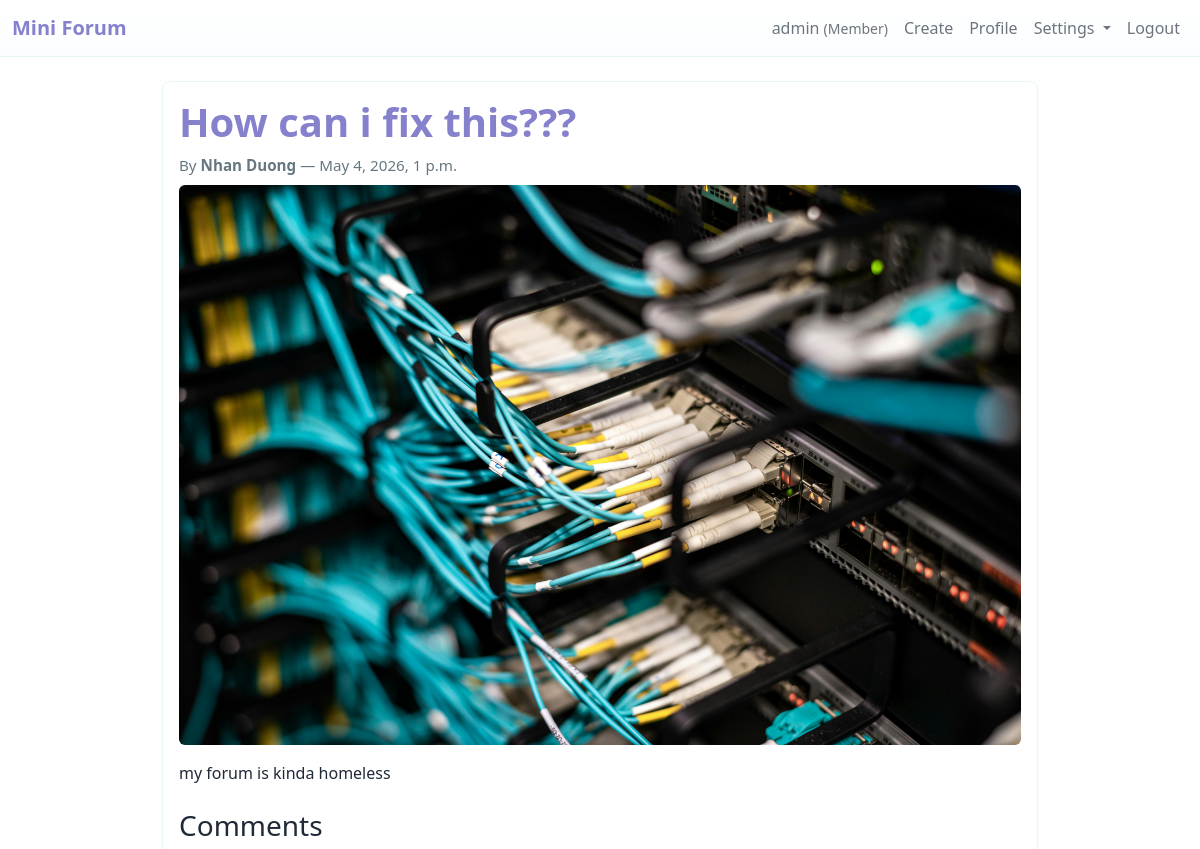
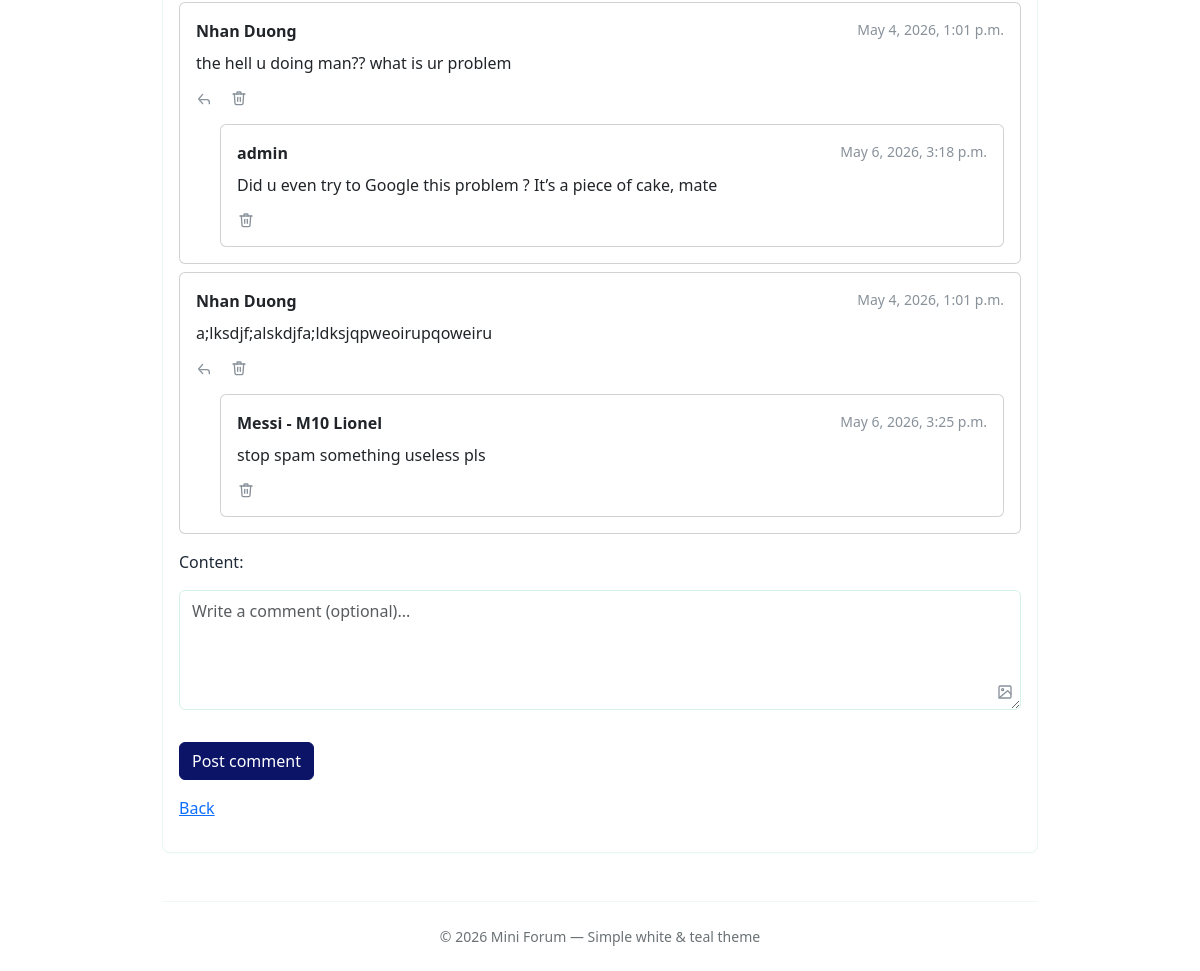
The page /threads/15/ (signed in) on the database its author committed (2 pictures, top to bottom).
### forum/models.py (models this page shows, shortened)
class User(AbstractUser):
    ROLE_GUEST = "guest"
    ROLE_MEMBER = "member"
    ROLE_MODERATOR = "moderator"
    ROLE_ADMIN = "admin"
    ROLE_CHOICES = [
        (ROLE_GUEST, "Guest"),
        (ROLE_MEMBER, "Member"),
        (ROLE_MODERATOR, "Moderator"),
        (ROLE_ADMIN, "Admin"),
    ]
    role = models.CharField(max_length=16, choices=ROLE_CHOICES, default=ROLE_MEMBER)
    avatar = models.ImageField(upload_to="avatars/", null=True, blank=True)
    bio = models.TextField(max_length=500, blank=True, default="")
    class Meta:
        db_table = "auth_user"
        verbose_name = "User"
        verbose_name_plural = "Users"
    def get_display_name(self):
        if self.first_name and self.last_name:
            return f"{self.first_name} {self.last_name}"
        elif self.first_name:
            return self.first_name
        return self.username
    def __str__(self):
        return self.get_display_name()

class Thread(models.Model):
    STATUS_PUBLISHED = "published"
    STATUS_HIDDEN = "hidden"
    STATUS_DELETED = "deleted"
    STATUS_CHOICES = [
        (STATUS_PUBLISHED, "Published"),
        (STATUS_HIDDEN, "Hidden"),
        (STATUS_DELETED, "Deleted"),
    ]
    title = models.CharField(max_length=255)
    content = models.TextField()
    author = models.ForeignKey(
        settings.AUTH_USER_MODEL, on_delete=models.CASCADE, related_name="threads"
    )
    status = models.CharField(
        max_length=16, choices=STATUS_CHOICES, default=STATUS_PUBLISHED
    )
    created_at = models.DateTimeField(default=timezone.now)
    updated_at = models.DateTimeField(auto_now=True)
    image = models.ImageField(upload_to="threads/", null=True, blank=True)

class Comment(models.Model):
    STATUS_PUBLISHED = "published"
    STATUS_HIDDEN = "hidden"
    STATUS_DELETED = "deleted"
    STATUS_CHOICES = [
        (STATUS_PUBLISHED, "Published"),
        (STATUS_HIDDEN, "Hidden"),
        (STATUS_DELETED, "Deleted"),
    ]
    thread = models.ForeignKey(
        Thread, on_delete=models.CASCADE, related_name="comments"
    )
    author = models.ForeignKey(
        settings.AUTH_USER_MODEL, on_delete=models.CASCADE, related_name="comments"
    )
    content = models.TextField()
    image = models.ImageField(upload_to="comments/", null=True, blank=True)
    status = models.CharField(
        max_length=16, choices=STATUS_CHOICES, default=STATUS_PUBLISHED
    )
    created_at = models.DateTimeField(default=timezone.now)
    updated_at = models.DateTimeField(auto_now=True)
    parent = models.ForeignKey(
        "self", null=True, blank=True, related_name="replies", on_delete=models.CASCADE
    )

### forum/views.py (the view)
# urls.py: path("threads/<int:thread_id>/", views.thread_detail, name="detail"),
def thread_detail(request, thread_id):
    thread = get_object_or_404(Thread, pk=thread_id)
    if thread.status == Thread.STATUS_DELETED:
        return HttpResponseForbidden("Thread not available")
    if not can_view_thread(request.user, thread):
        return HttpResponseForbidden("You cannot view this thread")
    comments = thread.comments.filter(
        status=Comment.STATUS_PUBLISHED, parent__isnull=True
    ).order_by("created_at")
    reply_to = request.GET.get("reply_to")
    try:
        reply_to = int(reply_to) if reply_to else None
    except (TypeError, ValueError):
        reply_to = None
    if request.method == "POST":
        if not request.user.is_authenticated or not can_create_comment(request.user):
            return redirect("login")
        form = CommentForm(request.POST, request.FILES)
        if form.is_valid():
            comment = form.save(commit=False)
            comment.thread = thread
            comment.author = request.user
            parent_id = request.POST.get("parent_id")
            if parent_id:
                parent = Comment.objects.filter(pk=parent_id).first()
                if parent:
                    comment.parent = parent
            if not form.cleaned_data.get("content") and not form.cleaned_data.get(
                "image"
            ):
                form.add_error(None, "Vui lòng nhập nội dung hoặc tải ảnh.")
            else:
                comment.save()
                log_activity(
                    request.user,
                    ActivityLog.ACTION_COMMENT_CREATE,
                    "comment",
                    comment.id,
                )
                messages.success(request, "Bình luận thành công!")
                return redirect("forum:detail", thread_id=thread.id)
    else:
        form = CommentForm()
    for c in comments:
        c.replies_qs = c.replies.filter(status=Comment.STATUS_PUBLISHED).order_by(
            "created_at"
        )
    return render(
        request,
        "forum/detail.html",
        {"thread": thread, "comments": comments, "form": form, "reply_to": reply_to},
    )

### forum/forms.py
class CommentForm(forms.ModelForm):
    class Meta:
        model = Comment
        fields = ["content", "image"]
        widgets = {
            "content": forms.Textarea(
                attrs={
                    "class": "form-control",
                    "rows": 3,
                    "placeholder": "Write a comment (optional)...",
                }
            ),
        }
    def __init__(self, *args, **kwargs):
        super().__init__(*args, **kwargs)
        self.fields["content"].required = False

### forum/permissions.py (called while the page is built)
def can_view_thread(user, thread):
    if thread.status == "published":
        return True
    if thread.status in ["hidden", "deleted"]:
        return user.is_authenticated and (thread.author == user or is_moderator(user))
    return False

### forum/templates/forum/detail.html (shortened to what this page needs)
<!doctype html>
{% extends 'base.html' %}
{% block content %}
  <div class="mb-3">
    <div class="d-flex align-items-start">
      <h1 class="thread-title me-3">{{ thread.title }}</h1>
    </div>
    <div class="thread-meta mb-2">By <strong>{{ thread.author }}</strong> — {{ thread.created_at }}</div>
    {% if thread.image %}
      <div class="mb-3">
        <img src="{{ thread.image.url }}" alt="thread image" class="img-fluid rounded">
      </div>
    {% endif %}
    <div class="mb-4">{{ thread.content }}</div>
  </div>
  <h3>Comments</h3>
  <div class="mb-3">
    {% for c in comments %}
      <div class="card mb-2">
        <div class="card-body">
          <div class="d-flex justify-content-between align-items-start">
            <div><strong>{{ c.author }}</strong></div>
            <small class="small-muted">{{ c.created_at }}</small>
          </div>
          <div class="mt-2">{{ c.content }}</div>
          <div class="mt-2 d-flex align-items-center comment-actions">
            <a href="?reply_to={{ c.id }}#reply-area-{{ c.id }}" class="reply-toggle small-muted" data-id="{{ c.id }}" aria-label="Reply">
              <svg class="icon-svg" viewBox="0 0 24 24" width="16" height="16" fill="none" stroke="currentColor" stroke-width="2" stroke-linecap="round" stroke-linejoin="round"><polyline points="10 19 4 12 10 5"></polyline><path d="M20 19v-2a4 4 0 0 0-4-4H7"></path></svg>
            </a>
            {% if user.is_authenticated %}
              {% if c.author == user or user.is_superuser %}
                <form method="post" action="{% url 'forum:delete_comment' c.id %}" class="d-inline ms-3">{% csrf_token %}
                  <button type="submit" class="btn btn-sm btn-link text-danger p-0" aria-label="Delete comment">
                  </button>
                </form>
              {% endif %}
            {% endif %}
          </div>
          {% for reply in c.replies_qs %}
            <div class="card mt-3 ms-4">
              <div class="card-body">
                <div class="d-flex justify-content-between">
                  <div><strong>{{ reply.author }}</strong></div>
                  <small class="small-muted">{{ reply.created_at }}</small>
                </div>
                <div class="mt-2">{{ reply.content }}</div>
                <div class="mt-2">
                  {% if user.is_authenticated %}
                    {% if reply.author == user or user.is_superuser %}
                      <form method="post" action="{% url 'forum:delete_comment' reply.id %}" class="d-inline">{% csrf_token %}
                        <button type="submit" class="btn btn-sm btn-link text-danger p-0" aria-label="Delete reply">
                        </button>
                      </form>
                    {% endif %}
                  {% endif %}
                </div>
              </div>
            </div>
          {% endfor %}
        </div>
      </div>
    {% empty %}
      <div class="list-group-item">No comments</div>
    {% endfor %}
  </div>
  {% if user.is_authenticated %}
    <form id="comment-form" method="post" enctype="multipart/form-data">{% csrf_token %}
      <div class="mb-3">{{ form.content.label_tag }}</div>
      <div class="mb-3 textarea-with-icon position-relative">
        {{ form.content }}
        <a href="javascript:void(0)" id="main-image-trigger" class="image-trigger textarea-icon small-muted" aria-label="Add image">
          <svg class="icon-svg" viewBox="0 0 24 24" width="18" height="18" fill="none" stroke="currentColor" stroke-width="2" stroke-linecap="round" stroke-linejoin="round"><rect x="3" y="3" width="18" height="18" rx="2" ry="2"></rect><circle cx="8.5" cy="8.5" r="1.5"></circle><path d="M21 15l-5-5L3 21"></path></svg>
        </a>
      </div>
      <button class="btn btn-primary" type="submit">Post comment</button>
    </form>
  {% else %}
    <p><a href="/accounts/login/">Login to comment</a></p>
  {% endif %}
  <p class="mt-3"><a href="{% url 'forum:index' %}">Back</a></p>
{% endblock %}

### forum/templates/base.html (shortened to what this page needs)
<!doctype html>
<html>
    <head>
        {% load static %}
        <link
            href="https://cdn.jsdelivr.net/npm/bootstrap@5.3.2/dist/css/bootstrap.min.css"
            rel="stylesheet"
        />
        <link href="{% static 'forum/theme.css' %}" rel="stylesheet" />
    </head>
    <body>
        <nav class="navbar navbar-expand-lg">
            <div class="container-fluid">
                <a class="navbar-brand" href="/">Mini Forum</a>
                <div class="collapse navbar-collapse" id="navMain">
                    <ul class="navbar-nav ms-auto align-items-center">
                        {% if user.is_authenticated %}
                            <li class="nav-item">
                                <span class="nav-link">
                                    {{ user.first_name|default:user.username }}
                                    <small>({{ user.get_role_display }})</small>
                                </span>
                            </li>
                            {% if user.role == 'member' or user.role == 'moderator' or user.role == 'admin' %}
                            <li class="nav-item">
                                <a class="nav-link" href="/threads/create/">Create</a>
                            </li>
                            {% endif %}
                            <li class="nav-item">
                                <a class="nav-link" href="{% url 'forum:user_profile' user.username %}">Profile</a>
                            </li>
                            <li class="nav-item dropdown">
                                <a class="nav-link dropdown-toggle" href="#" id="settingsDropdown" role="button" data-bs-toggle="dropdown" aria-expanded="false">
                                    Settings
                                </a>
                            </li>
                            <li class="nav-item">
                                <a class="nav-link" href="/accounts/logout/">Logout</a>
                            </li>
                        {% endif %}
                    </ul>
                </div>
            </div>
        </nav>
        <main class="container mt-4">
            <div class="card-soft">
                {% block content %}{% endblock %}
            </div>
            <footer class="site-footer text-center">
                <small class="d-block">&copy; {% now "Y" %} Mini Forum — Simple white & teal theme</small>
            </footer>
        </main>
    </body>
</html>

### forum/static/forum/theme.css (style rules this page uses)
:root { --brand-teal: #0b1467; --brand-dark: #8681cc; --muted: #6c757d; }
body { background-color: #ffffff; color: #1f2937; }
.navbar { background: linear-gradient(180deg, #ffffff, #fbfeff); border-bottom: 1px solid #e9f5f3; }
.navbar-brand { color: var(--brand-dark) !important; font-weight: 600; }
.nav-link { color: var(--muted) !important; }
.btn-primary { background-color: var(--brand-teal); border-color: var(--brand-teal); }
main.container { max-width: 900px; }
.card-soft { background: #ffffff; border: 1px solid #eaf7f5; box-shadow: 0 1px 2px rgba(13,148,136,0.04); border-radius: .5rem; padding: 1rem; }
.thread-title { color: var(--brand-dark); font-weight: 600; }
.small-muted { color: #88919a; }
footer.site-footer { margin-top: 3rem; padding: 1.5rem 0; border-top: 1px solid #eef8f7; color: #6b7275; }
.card-soft input[type="text"], .card-soft input[type="search"], .card-soft input[type="password"], .card-soft input[type="email"], .card-soft textarea, .card-soft select { display: block; width: 100%; padding: .5rem .75rem; font-size: 1rem; line-height: 1.5; color: #495057; background-color: #fff; background-clip: padding-box; border: 1px solid #d6f0ec; border-radius: .375rem; transition: border-color .15s ease-in-out, box-shadow .15s ease-in-out; }
.card-soft textarea { min-height: 120px; }
.thread-meta { color: #667781; font-size: .95rem; }
.comment-actions a { text-decoration: none; font-size: 1.05rem; }
.btn-link.text-danger { color: #d9534f; }
.icon-svg { width: 16px; height: 16px; vertical-align: text-bottom; color: #88919a; }
.comment-actions .icon-svg { margin-right: 2px; }
.textarea-with-icon { position: relative; }
.textarea-with-icon .textarea-icon { position: absolute; right: 8px; bottom: 10px; cursor: pointer; z-index: 5; display: inline-flex; align-items: center; justify-content: center; color: #88919a; }
.textarea-with-icon textarea { padding-right: 44px; }

### rows shown on the page
Thread: title "How can i fix this???", author "Nhan Duong", created_at "May 4, 2026, 1 p.m.", image (picture), content "my forum is kinda homeless"
Comment: author "Nhan Duong", created_at "May 4, 2026, 1:01 p.m.", content "the hell u doing man?? what is ur problem"
Comment: author "admin", created_at "May 6, 2026, 3:18 p.m.", content "Did u even try to Google this problem ? It’s a piece of cake, mate"
Comment: author "Nhan Duong", created_at "May 4, 2026, 1:01 p.m.", content "a;lksdjf;alskdjfa;ldksjqpweoirupqoweiru"
Comment: author "Messi - M10 Lionel", created_at "May 6, 2026, 3:25 p.m.", content "stop spam something useless pls"

### other values the page prints
{{ user.first_name|default:user.username }} "admin"
{{ user.get_role_display }} "Member"
